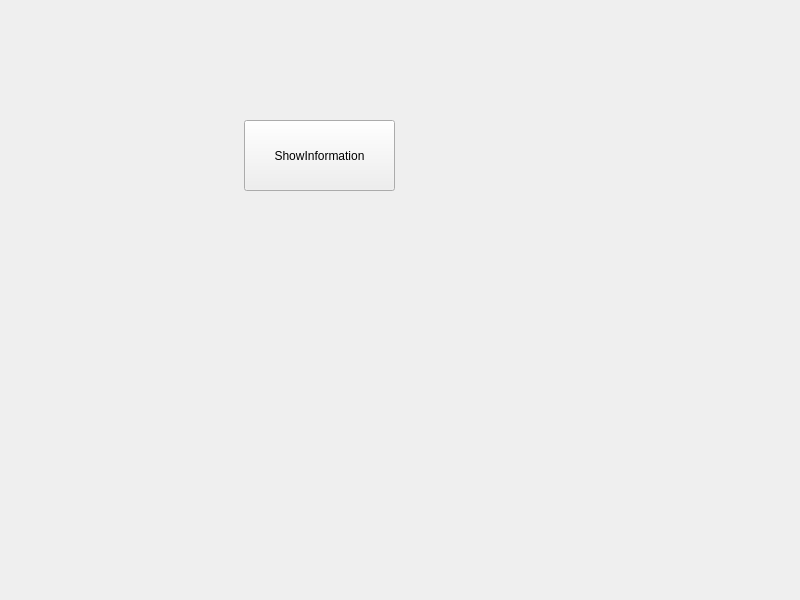
<?xml version="1.0" encoding="UTF-8"?>
<ui version="4.0">
 <class>Widget</class>
 <widget class="QWidget" name="Widget">
  <property name="geometry">
   <rect>
    <x>0</x>
    <y>0</y>
    <width>800</width>
    <height>600</height>
   </rect>
  </property>
  <property name="windowTitle">
   <string>Widget</string>
  </property>
  <widget class="QPushButton" name="showInfoButton">
   <property name="geometry">
    <rect>
     <x>244</x>
     <y>120</y>
     <width>151</width>
     <height>71</height>
    </rect>
   </property>
   <property name="text">
    <string>ShowInformation</string>
   </property>
  </widget>
 </widget>
 <resources/>
 <connections/>
</ui>
